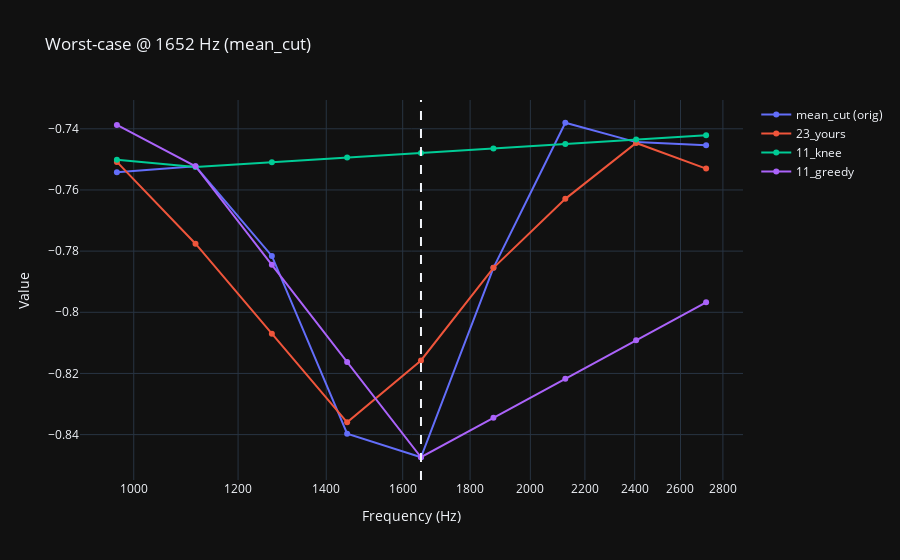
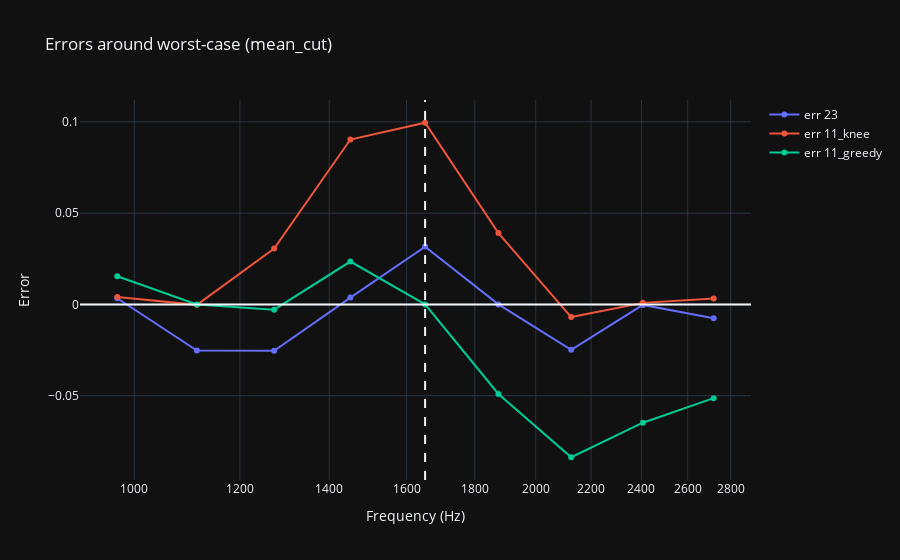
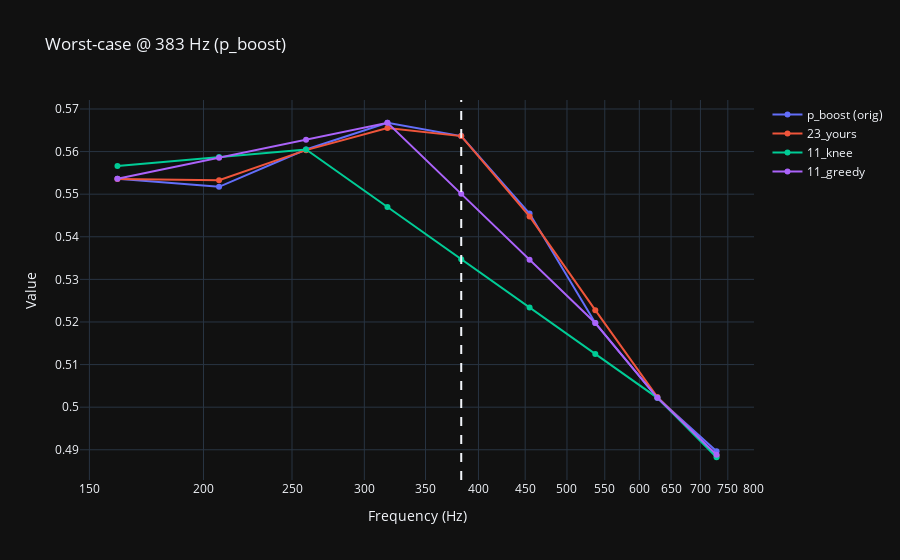
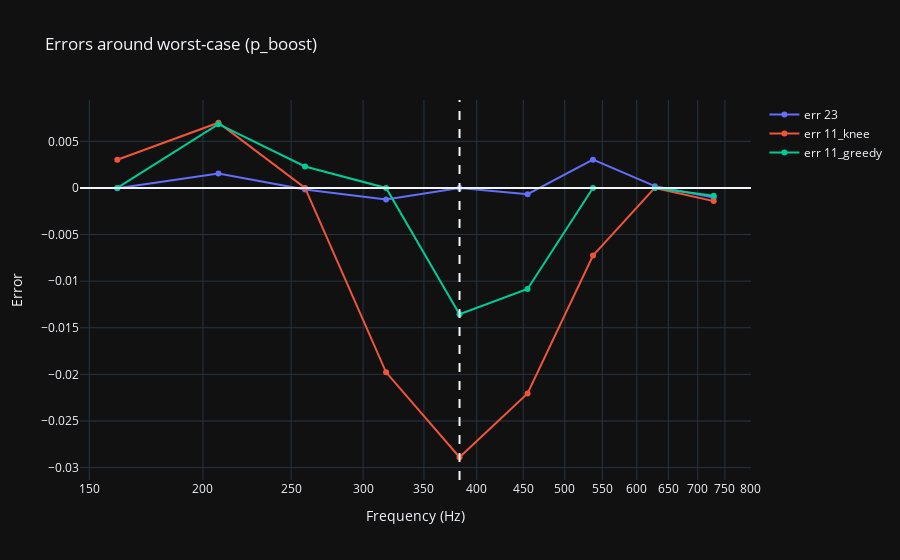

Notebook source saved alongside these figures, in order:
### Code cell
plot_worstcase_profile_plotly("mean_cut", kind="value")
plot_worstcase_profile_plotly("p_boost", kind="prob")

### Figure 1 — Plotly figure (JSON) as saved in the notebook; plotly's stock layout.template omitted (floating-point values rounded to 4 significant figures)
{"data": [{"mode": "lines+markers", "name": "mean_cut (orig)", "x": [971.0, 1114.0, 1273.0, 1452.0, 1652.0, 1875.0, 2126.0, 2406.0, 2719.0], "y": [-0.7542, -0.7522, -0.7816, -0.8397, -0.8474, -0.7855, -0.738, -0.7444, -0.7454], "type": "scatter"}, {"mode": "lines+markers", "name": "23_yours", "x": [971.0, 1114.0, 1273.0, 1452.0, 1652.0, 1875.0, 2126.0, 2406.0, 2719.0], "y": [-0.7508, -0.7776, -0.807, -0.836, -0.8158, -0.7855, -0.7629, -0.7446, -0.753], "type": "scatter"}, {"mode": "lines+markers", "name": "11_knee", "x": [971.0, 1114.0, 1273.0, 1452.0, 1652.0, 1875.0, 2126.0, 2406.0, 2719.0], "y": [-0.7501, -0.7525, -0.751, -0.7494, -0.7479, -0.7464, -0.745, -0.7435, -0.7421], "type": "scatter"}, {"mode": "lines+markers", "name": "11_greedy", "x": [971.0, 1114.0, 1273.0, 1452.0, 1652.0, 1875.0, 2126.0, 2406.0, 2719.0], "y": [-0.7387, -0.7522, -0.7845, -0.8162, -0.8474, -0.8345, -0.8217, -0.8092, -0.7967], "type": "scatter"}], "layout": {"shapes": [{"line": {"dash": "dash"}, "type": "line", "x0": 1652.0, "x1": 1652.0, "xref": "x", "y0": 0, "y1": 1, "yref": "y domain"}], "xaxis": {"type": "log", "title": {"text": "Frequency (Hz)"}}, "title": {"text": "Worst-case @ 1652 Hz (mean_cut)"}, "yaxis": {"title": {"text": "Value"}}}}

### Figure 2 — Plotly figure (JSON) as saved in the notebook; plotly's stock layout.template omitted (floating-point values rounded to 4 significant figures)
{"data": [{"mode": "lines+markers", "name": "err 23", "x": [971.0, 1114.0, 1273.0, 1452.0, 1652.0, 1875.0, 2126.0, 2406.0, 2719.0], "y": [0.003355, -0.02532, -0.02541, 0.003721, 0.03164, 0.0, -0.02489, -0.0002766, -0.007639], "type": "scatter"}, {"mode": "lines+markers", "name": "err 11_knee", "x": [971.0, 1114.0, 1273.0, 1452.0, 1652.0, 1875.0, 2126.0, 2406.0, 2719.0], "y": [0.004077, -0.0002596, 0.03062, 0.09029, 0.09949, 0.03904, -0.006941, 0.000835, 0.003289], "type": "scatter"}, {"mode": "lines+markers", "name": "err 11_greedy", "x": [971.0, 1114.0, 1273.0, 1452.0, 1652.0, 1875.0, 2126.0, 2406.0, 2719.0], "y": [0.01545, 0.0, -0.002896, 0.02347, 0.0, -0.04905, -0.08373, -0.06481, -0.05135], "type": "scatter"}], "layout": {"shapes": [{"type": "line", "x0": 0, "x1": 1, "xref": "x domain", "y0": 0, "y1": 0, "yref": "y"}, {"line": {"dash": "dash"}, "type": "line", "x0": 1652.0, "x1": 1652.0, "xref": "x", "y0": 0, "y1": 1, "yref": "y domain"}], "xaxis": {"type": "log", "title": {"text": "Frequency (Hz)"}}, "title": {"text": "Errors around worst-case (mean_cut)"}, "yaxis": {"title": {"text": "Error"}}}}

### Figure 3 — Plotly figure (JSON) as saved in the notebook; plotly's stock layout.template omitted (floating-point values rounded to 4 significant figures)
{"data": [{"mode": "lines+markers", "name": "p_boost (orig)", "x": [161.0, 208.0, 259.0, 318.0, 383.0, 455.0, 537.0, 628.0, 729.0], "y": [0.5536, 0.5517, 0.5605, 0.5668, 0.5636, 0.5455, 0.5197, 0.5022, 0.4897], "type": "scatter"}, {"mode": "lines+markers", "name": "23_yours", "x": [161.0, 208.0, 259.0, 318.0, 383.0, 455.0, 537.0, 628.0, 729.0], "y": [0.5536, 0.5533, 0.5603, 0.5655, 0.5636, 0.5448, 0.5228, 0.5024, 0.4886], "type": "scatter"}, {"mode": "lines+markers", "name": "11_knee", "x": [161.0, 208.0, 259.0, 318.0, 383.0, 455.0, 537.0, 628.0, 729.0], "y": [0.5566, 0.5587, 0.5605, 0.547, 0.5347, 0.5234, 0.5125, 0.5022, 0.4882], "type": "scatter"}, {"mode": "lines+markers", "name": "11_greedy", "x": [161.0, 208.0, 259.0, 318.0, 383.0, 455.0, 537.0, 628.0, 729.0], "y": [0.5536, 0.5586, 0.5628, 0.5668, 0.5501, 0.5346, 0.5197, 0.5022, 0.4888], "type": "scatter"}], "layout": {"shapes": [{"line": {"dash": "dash"}, "type": "line", "x0": 383.0, "x1": 383.0, "xref": "x", "y0": 0, "y1": 1, "yref": "y domain"}], "xaxis": {"type": "log", "title": {"text": "Frequency (Hz)"}}, "title": {"text": "Worst-case @ 383 Hz (p_boost)"}, "yaxis": {"title": {"text": "Value"}}}}

### Figure 4 — Plotly figure (JSON) as saved in the notebook; plotly's stock layout.template omitted (floating-point values rounded to 4 significant figures)
{"data": [{"mode": "lines+markers", "name": "err 23", "x": [161.0, 208.0, 259.0, 318.0, 383.0, 455.0, 537.0, 628.0, 729.0], "y": [-4.645e-05, 0.001546, -0.0001648, -0.001229, 0.0, -0.0006744, 0.003032, 0.0001898, -0.001026], "type": "scatter"}, {"mode": "lines+markers", "name": "err 11_knee", "x": [161.0, 208.0, 259.0, 318.0, 383.0, 455.0, 537.0, 628.0, 729.0], "y": [0.003022, 0.00699, 0.0, -0.01978, -0.02889, -0.02205, -0.00725, 0.0, -0.001415], "type": "scatter"}, {"mode": "lines+markers", "name": "err 11_greedy", "x": [161.0, 208.0, 259.0, 318.0, 383.0, 455.0, 537.0, 628.0, 729.0], "y": [0.0, 0.006835, 0.0023, 0.0, -0.01356, -0.01083, 0.0, 0.0, -0.0008373], "type": "scatter"}], "layout": {"shapes": [{"type": "line", "x0": 0, "x1": 1, "xref": "x domain", "y0": 0, "y1": 0, "yref": "y"}, {"line": {"dash": "dash"}, "type": "line", "x0": 383.0, "x1": 383.0, "xref": "x", "y0": 0, "y1": 1, "yref": "y domain"}], "xaxis": {"type": "log", "title": {"text": "Frequency (Hz)"}}, "title": {"text": "Errors around worst-case (p_boost)"}, "yaxis": {"title": {"text": "Error"}}}}
